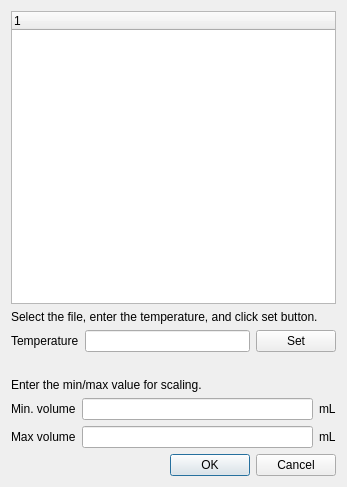
<?xml version="1.0" encoding="UTF-8"?>
<!--
FSECplotter2 - The interactive plotting application for FSEC.

Copyright 2015-2016, TaizoAyase, tikuta, biochem-fan

This file is part of FSECplotter2.

FSECplotter2 is free software: you can redistribute it and/or modify
it under the terms of the GNU General Public License as published by
the Free Software Foundation, either version 2 of the License, or
(at your option) any later version.

This program is distributed in the hope that it will be useful,
but WITHOUT ANY WARRANTY; without even the implied warranty of
MERCHANTABILITY or FITNESS FOR A PARTICULAR PURPOSE.  See the
GNU General Public License for more details.

You should have received a copy of the GNU General Public License
along with this program.  If not, see <http://www.gnu.org/licenses/>.
-->
<ui version="4.0">
 <class>TmCalcDialog</class>
 <widget class="QDialog" name="TmCalcDialog">
  <property name="geometry">
   <rect>
    <x>0</x>
    <y>0</y>
    <width>347</width>
    <height>487</height>
   </rect>
  </property>
  <property name="windowTitle">
   <string>Tm calculation</string>
  </property>
  <layout class="QVBoxLayout" name="verticalLayout">
   <item>
    <widget class="QTreeWidget" name="treeWidget">
     <column>
      <property name="text">
       <string notr="true">1</string>
      </property>
     </column>
    </widget>
   </item>
   <item>
    <widget class="QLabel" name="label_7">
     <property name="text">
      <string>Select the file, enter the temperature, and click set button.</string>
     </property>
     <property name="scaledContents">
      <bool>false</bool>
     </property>
     <property name="wordWrap">
      <bool>true</bool>
     </property>
    </widget>
   </item>
   <item>
    <layout class="QHBoxLayout" name="horizontalLayout_4">
     <item>
      <widget class="QLabel" name="label_4">
       <property name="text">
        <string>Temperature</string>
       </property>
      </widget>
     </item>
     <item>
      <widget class="QLineEdit" name="lineEdit_temp"/>
     </item>
     <item>
      <widget class="QPushButton" name="set_temp_button">
       <property name="text">
        <string>Set</string>
       </property>
      </widget>
     </item>
    </layout>
   </item>
   <item>
    <spacer name="verticalSpacer">
     <property name="orientation">
      <enum>Qt::Vertical</enum>
     </property>
     <property name="sizeType">
      <enum>QSizePolicy::Fixed</enum>
     </property>
     <property name="sizeHint" stdset="0">
      <size>
       <width>20</width>
       <height>20</height>
      </size>
     </property>
    </spacer>
   </item>
   <item>
    <widget class="QLabel" name="label">
     <property name="text">
      <string>Enter the min/max value for scaling.</string>
     </property>
    </widget>
   </item>
   <item>
    <layout class="QHBoxLayout" name="horizontalLayout">
     <item>
      <widget class="QLabel" name="label_2">
       <property name="text">
        <string>Min. volume</string>
       </property>
       <property name="buddy">
        <cstring>lineEdit</cstring>
       </property>
      </widget>
     </item>
     <item>
      <widget class="QLineEdit" name="lineEdit"/>
     </item>
     <item>
      <widget class="QLabel" name="label_3">
       <property name="text">
        <string>mL</string>
       </property>
       <property name="buddy">
        <cstring>lineEdit</cstring>
       </property>
      </widget>
     </item>
    </layout>
   </item>
   <item>
    <layout class="QHBoxLayout" name="horizontalLayout_2">
     <item>
      <widget class="QLabel" name="label_5">
       <property name="text">
        <string>Max volume</string>
       </property>
       <property name="buddy">
        <cstring>lineEdit</cstring>
       </property>
      </widget>
     </item>
     <item>
      <widget class="QLineEdit" name="lineEdit_2"/>
     </item>
     <item>
      <widget class="QLabel" name="label_6">
       <property name="text">
        <string>mL</string>
       </property>
       <property name="buddy">
        <cstring>lineEdit</cstring>
       </property>
      </widget>
     </item>
    </layout>
   </item>
   <item>
    <widget class="QDialogButtonBox" name="buttonBox">
     <property name="orientation">
      <enum>Qt::Horizontal</enum>
     </property>
     <property name="standardButtons">
      <set>QDialogButtonBox::Cancel|QDialogButtonBox::Ok</set>
     </property>
    </widget>
   </item>
  </layout>
  <zorder>layoutWidget</zorder>
  <zorder>label</zorder>
  <zorder>label_7</zorder>
  <zorder>lineEdit_temp</zorder>
  <zorder>verticalSpacer</zorder>
 </widget>
 <resources/>
 <connections>
  <connection>
   <sender>buttonBox</sender>
   <signal>accepted()</signal>
   <receiver>TmCalcDialog</receiver>
   <slot>accept()</slot>
   <hints>
    <hint type="sourcelabel">
     <x>260</x>
     <y>498</y>
    </hint>
    <hint type="destinationlabel">
     <x>157</x>
     <y>274</y>
    </hint>
   </hints>
  </connection>
  <connection>
   <sender>buttonBox</sender>
   <signal>rejected()</signal>
   <receiver>TmCalcDialog</receiver>
   <slot>reject()</slot>
   <hints>
    <hint type="sourcelabel">
     <x>328</x>
     <y>498</y>
    </hint>
    <hint type="destinationlabel">
     <x>286</x>
     <y>274</y>
    </hint>
   </hints>
  </connection>
 </connections>
</ui>
